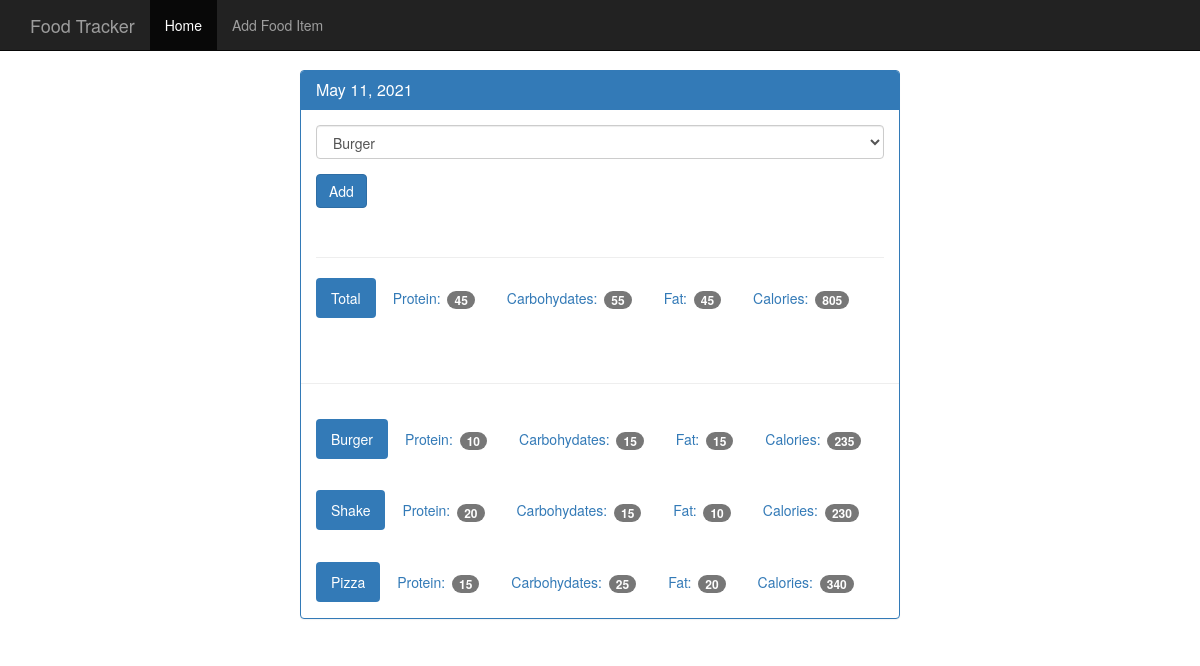
/view/20210511, run on the app's committed database.
### tables this page shows
CREATE TABLE food (
    id integer primary key autoincrement,
    food_name text not null,
    protein integer not null,
    carbohydrates integer not null,
    fat integer not null,
    calories integer not null
);

### app.py (the view)
@app.route('/view/<date>', methods=['GET', 'POST'])
def view(date):
    db = get_db()
    cur = db.execute(
        'select id, entry_date from log_date where entry_date = ?', [date])
    date_result = cur.fetchone()
    if request.method == 'POST':
        db.execute('insert into food_date (food_id, log_date_id) values (?, ?)', [
                   request.form['food-select'], date_result['id']])
        db.commit()
    d = datetime.strptime(str(date_result['entry_date']), '%Y%m%d')
    pretty_date = datetime.strftime(d, '%B %d, %Y')
    food_cur = db.execute('select id, food_name from food')
    food_results = food_cur.fetchall()
    log_cur = db.execute(
        '''select food.food_name, food.protein, food.carbohydrates, food.fat, food.calories
        from log_date
        join food_date on food_date.log_date_id = log_date.id
        join food on food.id = food_date.food_id
        where log_date.entry_date = ?''', [date])
    log_results = log_cur.fetchall()
    totals = {}
    totals['protein'] = 0
    totals['carbohydrates'] = 0
    totals['fat'] = 0
    totals['calories'] = 0
    for food in log_results:
        totals['protein'] += food['protein']
        totals['carbohydrates'] += food['carbohydrates']
        totals['fat'] += food['fat']
        totals['calories'] += food['calories']
    return render_template('day.html', entry_date=date_result['entry_date'], pretty_date=pretty_date, food_results=food_results, log_results=log_results, totals=totals, title='Food Tracker - Daily')

### database.py (called while the page is built)
def connect_db():
    sql = sqlite3.connect('./food_log.db')
    sql.row_factory = sqlite3.Row
    return sql

def get_db():
    if not hasattr(g, 'sqlite3_db'):
        g.sqlite_db = connect_db()
    return g.sqlite_db

### templates/day.html (shortened to what this page needs)
{% extends 'base.html' %}
 {% block content %}
    <div class="container theme-showcase col-sm-6 col-sm-offset-3" role="main">
      <div class="row">
        <div>
          <div class="panel panel-primary">
            <div class="panel-heading">
              <h3 class="panel-title"> {{ pretty_date }} </h3>
            </div>
            <div class="panel-body">
              <form method="POST" action="{{url_for('view', date=entry_date)}}">
                <div class="form-group">
                  <select class="form-control" name="food-select">
                    {% for food in food_results %}
                      <option value={{ food.id }}> {{ food.food_name }} </option>
                    {% endfor %}
                  </select>
                </div>
                <button type="submit" class="btn btn-primary">Add</button>
              </form>
              <div class="page-header"></div>
              <ul class="nav nav-pills" role="tablist">
                <li class="active"><a>Total</a></li>
                <li><a>Protein: <span class="badge">{{totals.protein}}</span></a></li>
                <li><a>Carbohydates: <span class="badge">{{totals.carbohydrates}}</span></a></li>
                <li><a>Fat: <span class="badge">{{totals.fat}}</span></a></li>
                <li><a>Calories: <span class="badge">{{totals.calories}}</span></a></li>
              </ul>
            </div>
            <div class="page-header"></div>
              {% for food in log_results %}
                <div class="panel-body">
                  <ul class="nav nav-pills" role="tablist">
                    <li class="active"><a>{{food.food_name}}</a></li>
                    <li><a>Protein: <span class="badge">{{food.protein}}</span></a></li>
                    <li><a>Carbohydates: <span class="badge">{{food.carbohydrates}}</span></a></li>
                    <li><a>Fat: <span class="badge">{{food.fat}}</span></a></li>
                    <li><a>Calories: <span class="badge">{{food.calories}}</span></a></li>
                  </ul>
                </div>
              {% endfor %}
  {% endblock content %}

### static/theme.css (style rules this page uses)
body { padding-top: 70px; padding-bottom: 30px; }

### data on the page
food: food_name "Burger", protein "10", carbohydrates "15", fat "15", calories "235"
food: food_name "Shake", protein "20", carbohydrates "15", fat "10", calories "230"
food: food_name "Pizza", protein "15", carbohydrates "25", fat "20", calories "340"

### other printed values
{{ pretty_date }} "May 11, 2021"
{{ totals.protein }} "45"
{{ totals.carbohydrates }} "55"
{{ totals.fat }} "45"
{{ totals.calories }} "805"
form field food-select "Burger"
